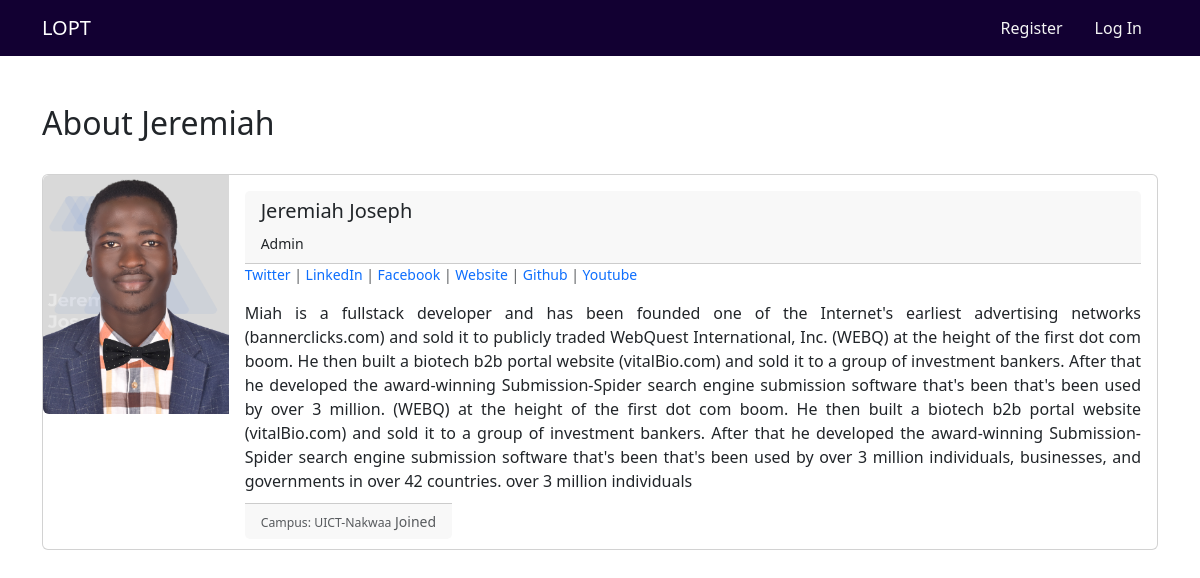
/members/1/profile/, run on the app's committed database.
### theblog/models.py (models this page shows, shortened)
class Profile(models.Model):
    user = models.OneToOneField(User, null=True, on_delete= models.CASCADE)
    campus_name = models.CharField(max_length=255, null=True, blank=True)
    bio = models.TextField(null=True, blank=True, default="Bio")
    profile_pic = models.ImageField(null=True, blank=True, upload_to="images/profile/", default="images/profile/default_profile.png")
    linkedin_url = models.CharField(max_length=255, null=True, blank=True)
    twitter_url = models.CharField(max_length=255, null=True, blank=True)
    facebook_url = models.CharField(max_length=255, null=True, blank=True)
    website_url = models.CharField(max_length=255, null=True, blank=True)
    github_url = models.CharField(max_length=255, null=True, blank=True)
    youtube_url = models.CharField(max_length=255, null=True, blank=True)
    def __str__(self):
        return str(self.user)

### members/views.py (the view)
# urls.py: path('<int:pk>/profile/', ShowProfilePageView.as_view(), name='show_profile_page'),
class ShowProfilePageView(DetailView):
    model = Profile
    template_name="registration/user_profile.html"
    def get_context_data(self, *args, **kwargs):
        user = Profile.objects.all()
        context = super(ShowProfilePageView, self).get_context_data(*args, **kwargs)
        page_user = get_object_or_404(Profile, id=self.kwargs['pk'])
        context = super().get_context_data(**kwargs)
        context["page_user"] = page_user
        return context

### members/templates/registration/user_profile.html (shortened to what this page needs)
{% extends 'base.html' %}
{% load static %}
{% block content %}
<h2>About {{page_user.user.first_name}}</h2>
<div class="card mb-3" >
    <div id="#" class="row g-0">
        <div id="#" class="col-md-2">
            <center>
                {% if page_user.profile_pic %}
                <img  src="{{ page_user.profile_pic.url }}" class="img-fluid rounded-start" alt="author dp">
              {% else %}
              {% comment %} static/theblog/images/default_profile.png {% endcomment %}
                 <img src="{% static 'static/theblog/images/default_profile.png' %}" class="img-fluid rounded-start" alt="author dp">
              {% endif %}</center>
        </div>
      <div class="col-md-10">
        <div class="card-body">
            <div class="card-header">
                <h5 class="card-title">{{page_user.user.first_name }} {{page_user.user.last_name}} </h5>
                <small> {{ page_user }}</small>
              </div>
                <p class="small text-muted">
                {% if page_user.twitter_url %}     {% comment %} for if user profile has a twitter linke, then open it {% endcomment %}
                        <a href="{{ page_user.twitter_url }}" style="text-decoration:none;">Twitter</a> |
                    {% endif %}
                    {% if page_user.linkedin_url %}
                        <a href="{{ page_user.linkedin_url }}" style="text-decoration:none;">LinkedIn</a>  |
                    {% endif %}
                    {% if page_user.facebook_url %}
                        <a href="{{ page_user.facebook_url }}" style="text-decoration:none;">Facebook</a> |
                    {% endif %}
                    {% if page_user.website_url %}
                        <a href="{{ page_user.website_url }}" style="text-decoration:none;">Website</a> |
                    {% endif %}
                    {% if page_user.github_url %}
                        <a href="{{ page_user.github_url }}" style="text-decoration:none;">Github</a> |
                    {% endif %}
                    {% if page_user.youtube_url %}
                        <a href="{{ page_user.youtube_url }}" style="text-decoration:none;">Youtube</a>
                    {% endif %}
                </p>
                <p class="card-text">{{ page_user.bio }}</p>
                <p class="card-text">
                    <small class="card-footer text-body-secondary">
                        <small> Campus: {{page_user.campus_name }}</small>
                        Joined <small>{{user.date_joined}} </small>
                    </small>
                </p>
            </div>
        </div>
    </div>
  </div>
{% endblock %}

### data on the page
Profile: user.first_name "Jeremiah", profile_pic (picture), user.last_name "Joseph", user.username "Admin", bio "Miah is a fullstack developer and has been founded one of the Internet's earliest advertising networks (bannerclicks.com) and sold it to publicly traded WebQuest International, Inc. (WEBQ) at the height of the first dot com boom. He then built a biotech b2b portal website (vitalBio.com) and sold it to a group of investment bankers. After that he developed the award-winning Submission-Spider search engine submission software that's been that's been used by over 3 million. (WEBQ) at the height of the first dot com boom. He then built a biotech b2b portal website (vitalBio.com) and sold it to a group of investment bankers. After that he developed the award-winning Submission-Spider search…", campus_name "UICT-Nakwaa"
